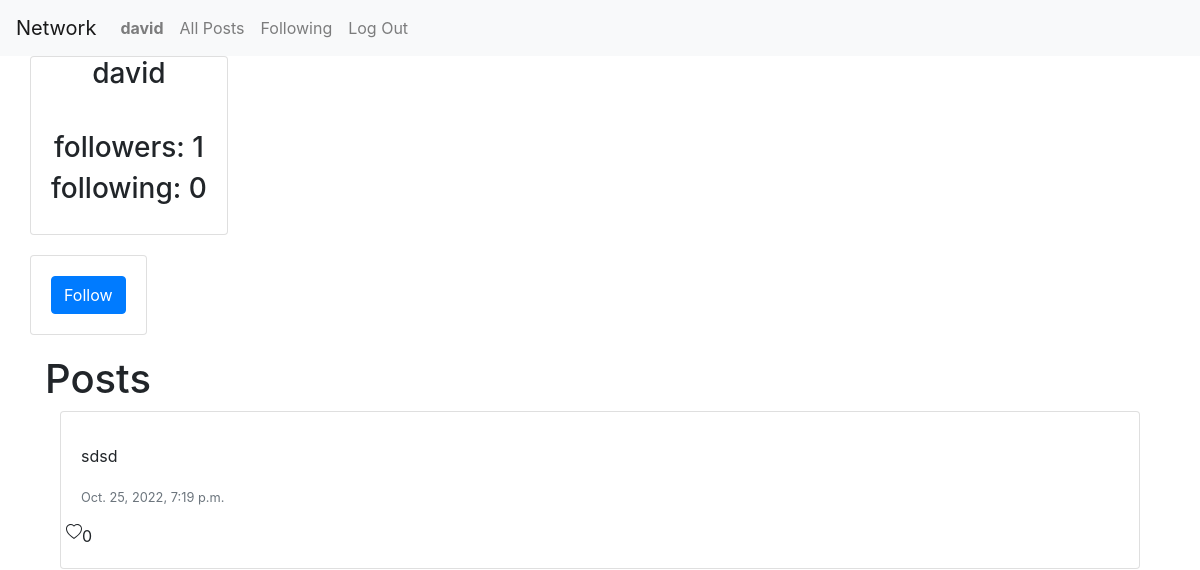
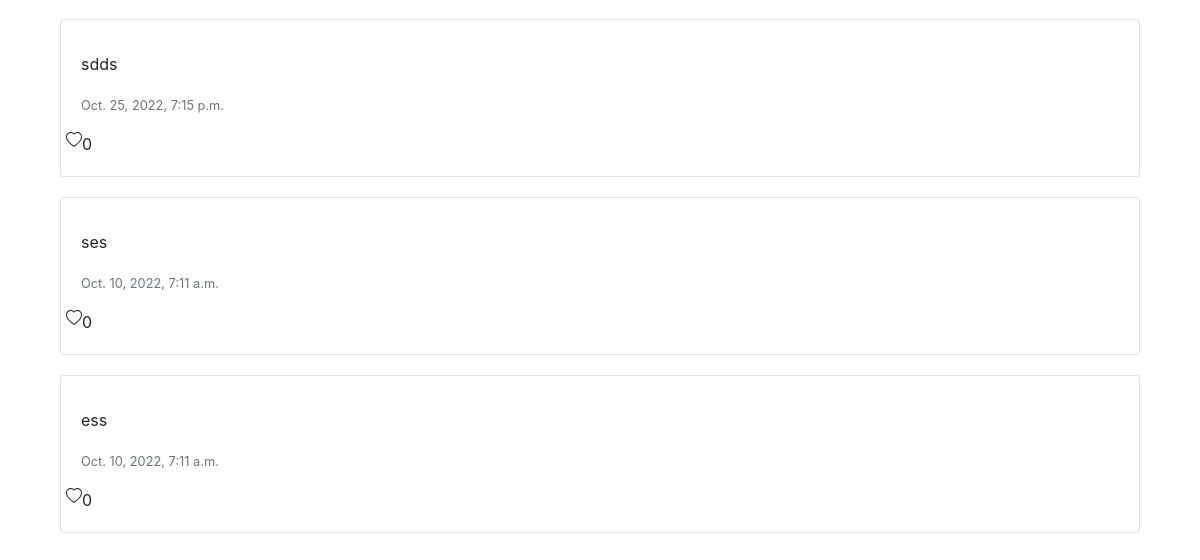
Before: /profile/1 with the older database file (2 pictures, top to bottom).
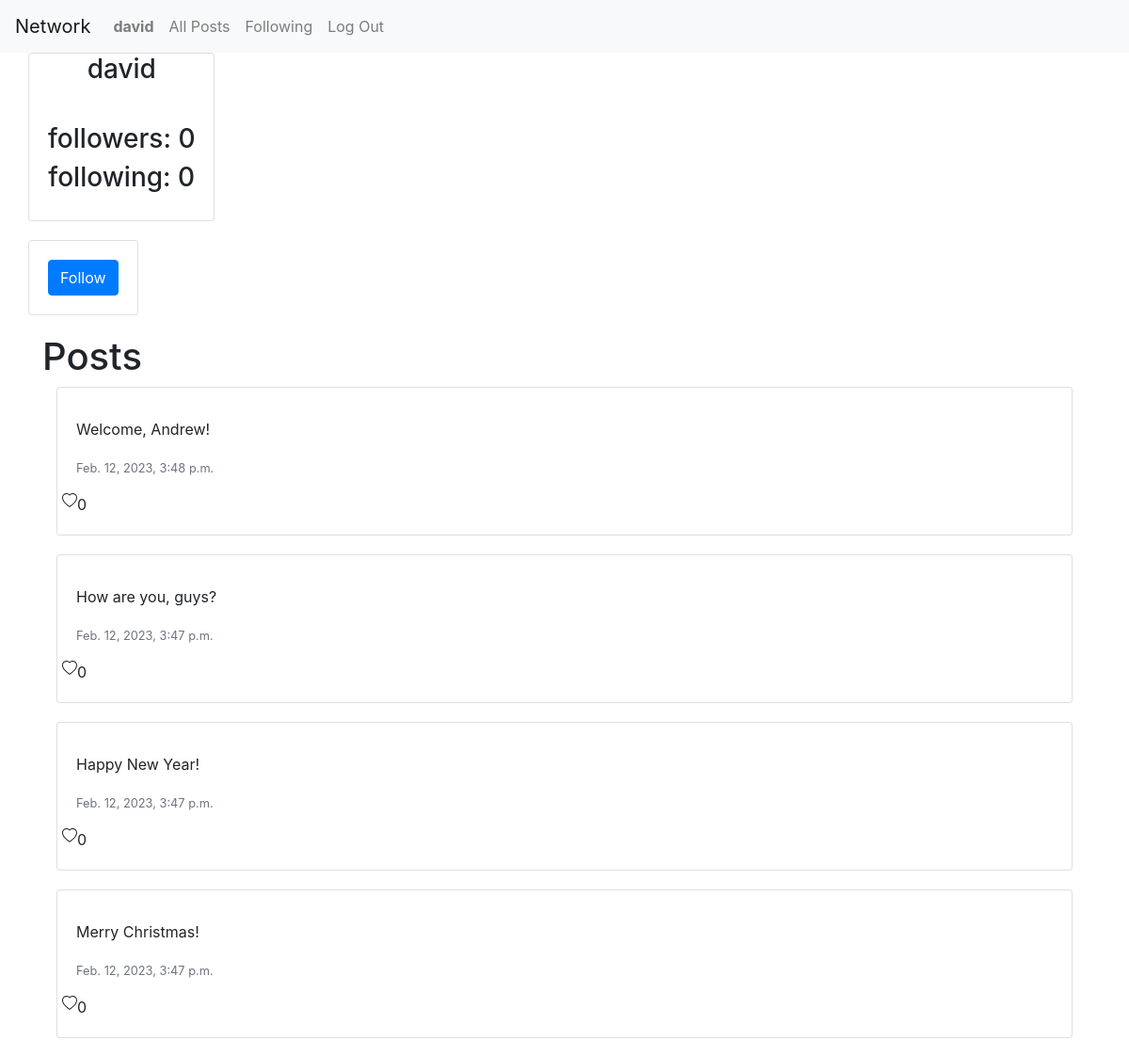
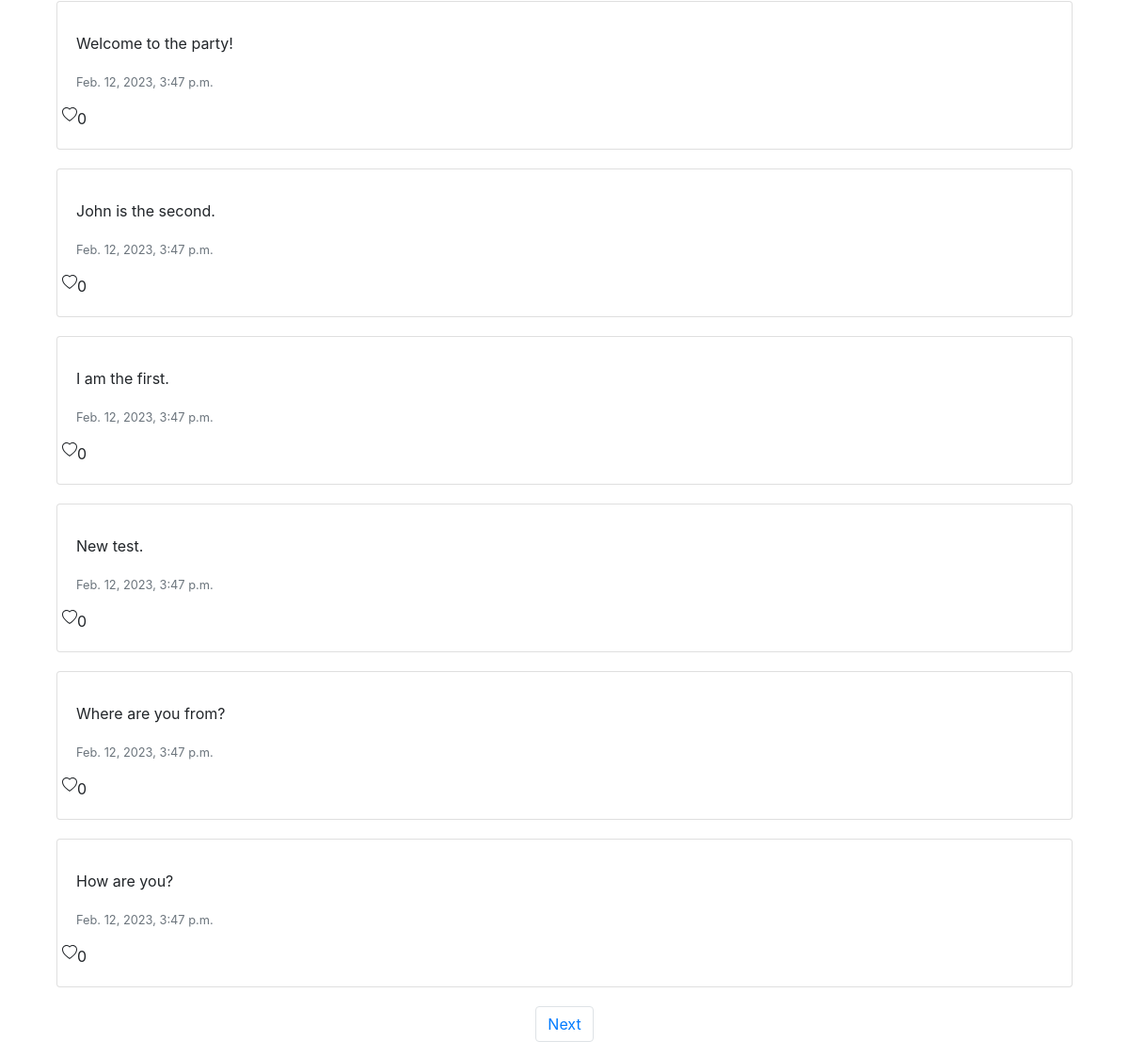
After: the same page with the newer database file (2 pictures, top to bottom).
### network/models.py (models this page shows, shortened)
class Post(models.Model):
    id = models.IntegerField(primary_key=True)
    user = models.ForeignKey(User, on_delete=models.CASCADE, related_name="posts")
    content = models.CharField(max_length=200)
    timestamp = models.DateTimeField(auto_now_add=True)
    likesNumber = models.IntegerField(default=0)

### network/views.py (the view)
# urls.py: path("profile/<int:id>", views.profile, name="profile"),
def profile(request, id):
    user = User.objects.get(id=id)
    if not Profile.objects.filter(user=user).exists():
        profile = Profile(user=user)
        profile.save()
    profile = Profile.objects.get(user = user)
    posts = Post.objects.all().filter(user=user).order_by("-timestamp")
    paginator = Paginator(posts, 10)
    followers = user.following.count()
    following = user.followers.count()
    page_number = request.GET.get('page')
    return render(request, "network/profile.html", {
        "user": user,
        "currentUser" : request.user,
        "posts": paginator.get_page(page_number),
        "followers": followers,
        "following": following,
        "profile": profile
    })

### network/templates/network/profile.html (shortened to what this page needs)
{% extends "network/layout.html" %}
{% load static %}
{% block body %}
<div class = "container">
    <div class = "row">
        <div col-sm-16 id = "name">
        <div class = "card">
            <div class = "card-title">
                <h3>
                    {{user.username}}
                </h3>
            </div>
            <div class = "card-body">
                <h3>
                    followers: {{followers}}
                </h3>
                <h3>
                    following: {{following}}
                </h3>
            </div>
        </div>
    </div>
</div>
{% if user.is_authenticated and currentUser != user %}
    {% if currentUser in profile.followers.all %}
    <form action="{% url 'unfollow' user.id %}" method="POST">
        {% csrf_token %}
        <div class = "row">
            <div class = "col-sm-16">
                <div class = "card">
                    <div class = "card-body">
                        <button type = "submit" id = "unfollow" class = "btn btn-primary">Unfollow</button>
                    </div>
                </div>
            </div>
        </div>
    </form>
    {% else %}
    <form action="{% url 'follow' user.id %}" method="POST">
        <div class = "row">
            <div class = "col-sm-16">
                <div class = "card">
                    <div class = "card-body">
                        <button type = "submit" id = "follow" class = "btn btn-primary">Follow</button>
                    </div>
                </div>
            </div>
        </div>
    </form>
    {% endif %}
{% endif %}
<h1>Posts</h1>
{% for post in posts %}
    <div class="container">
        <div class="row">
            <div class="col-md-12">
                <div class="card">
                    <div class="card-body">
                        <p class="card-text">{{ post.content }}</p>
                        <p class="card-text"><small class="text-muted">{{ post.timestamp }}</small></p>
                        <div class = "row">
                            {{ post.likesNumber }}
                         </div>
                    </div>
                </div>
            </div>
        </div>
    </div>
{% endfor %}
<nav class="d-flex aria-label=">
    <ul class="list-inline mx-auto justify-content-center">
        {% if posts.has_next %}
        <li class="page-item">
            <a class="page-link" id = "link" href="?page={{ posts.next_page_number }}">Next</a>
        </li>
        {% endif %}
    </ul>
</nav>
{% endblock %}

Changed rows visible on the page:
no longer on this page (row edited): Post: content "ess", timestamp "Oct. 10, 2022, 7:11 a.m.", likesNumber "0"
now on this page (row edited): Post: content "Welcome, Andrew!", timestamp "Feb. 12, 2023, 3:48 p.m.", likesNumber "0"
now on this page (row edited): Post: content "How are you, guys?", timestamp "Feb. 12, 2023, 3:47 p.m.", likesNumber "0"
now on this page (row edited): Post: content "Happy New Year!", timestamp "Feb. 12, 2023, 3:47 p.m.", likesNumber "0"
now on this page (row edited): Post: content "Merry Christmas!", timestamp "Feb. 12, 2023, 3:47 p.m.", likesNumber "0"
now on this page (row edited): Post: content "Welcome to the party!", timestamp "Feb. 12, 2023, 3:47 p.m.", likesNumber "0"
now on this page (row edited): Post: content "John is the second.", timestamp "Feb. 12, 2023, 3:47 p.m.", likesNumber "0"
now on this page (row edited): Post: content "I am the first.", timestamp "Feb. 12, 2023, 3:47 p.m.", likesNumber "0"
changed Post: content "sdsd" → "New test."; timestamp "Oct. 25, 2022, 7:19 p.m." → "Feb. 12, 2023, 3:47 p.m."
changed Post: content "sdds" → "Where are you from?"; timestamp "Oct. 25, 2022, 7:15 p.m." → "Feb. 12, 2023, 3:47 p.m."
changed Post: content "ses" → "How are you?"; timestamp "Oct. 10, 2022, 7:11 a.m." → "Feb. 12, 2023, 3:47 p.m."
Other visible differences:
{{ followers }}: "1" → "0"
text now shown: "Next"
